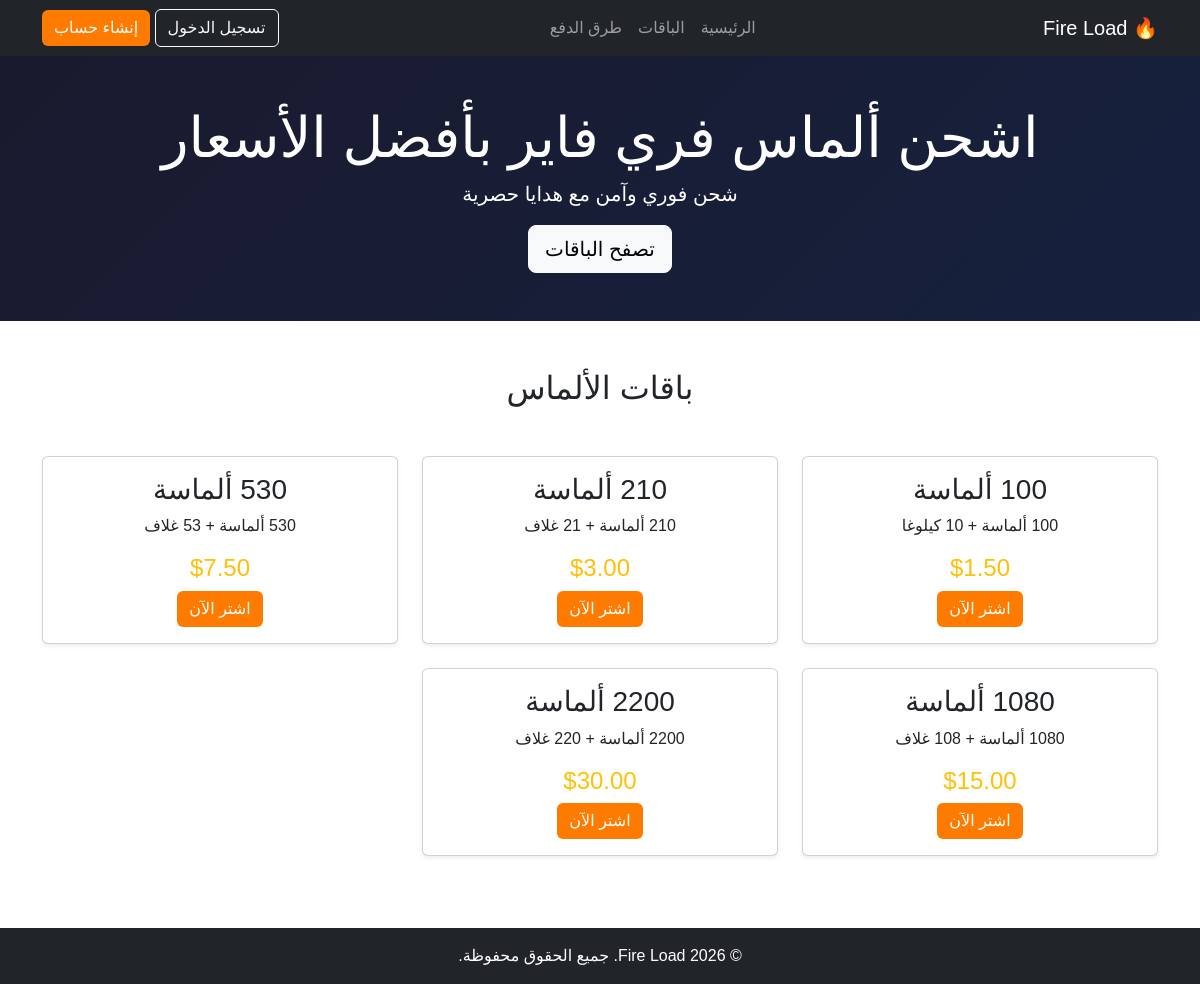
The page / on the database its author committed.
### tables this page shows
CREATE TABLE IF NOT EXISTS packages (
    id INT AUTO_INCREMENT PRIMARY KEY,
    name VARCHAR(255) NOT NULL,
    description TEXT,
    type ENUM('diamond','pass','membership') NOT NULL,
    diamonds INT DEFAULT 0,
    price DECIMAL(10,2) NOT NULL,
    cost DECIMAL(10,2),
    duration VARCHAR(20),
    image VARCHAR(255),
    sort_order INT DEFAULT 0,
    active BOOLEAN DEFAULT TRUE,
    created_at TIMESTAMP DEFAULT CURRENT_TIMESTAMP
);

### htdocs/includes/auth.php (called while the page is built, shortened)
<?php
function isLoggedIn() {
    return isset($_SESSION['user_id']);
}
?>

### htdocs/index.php (the view, shortened to what this page needs)
<?php
require_once 'includes/auth.php';
$packages = $conn->query("SELECT * FROM packages WHERE active=1 AND type='diamond' ORDER BY sort_order");
?>
<!DOCTYPE html>
<html lang="ar" dir="rtl">
<head>
    <link rel="stylesheet" href="https://cdn.jsdelivr.net/npm/bootstrap@5.3.0/dist/css/bootstrap.rtl.min.css">
    <link rel="stylesheet" href="https://cdnjs.cloudflare.com/ajax/libs/font-awesome/6.4.0/css/all.min.css">
    <link rel="stylesheet" href="assets/css/style.css">
</head>
<body>
    <nav class="navbar navbar-expand-lg navbar-dark bg-dark">
        <div class="container">
            <a class="navbar-brand" href="index.php">🔥 <?php echo SITE_NAME; ?></a>
            <div class="collapse navbar-collapse" id="navbarNav">
                <ul class="navbar-nav mx-auto">
                    <li class="nav-item"><a class="nav-link" href="index.php">الرئيسية</a></li>
                    <li class="nav-item"><a class="nav-link" href="#packages">الباقات</a></li>
                    <li class="nav-item"><a class="nav-link" href="payment-methods.php">طرق الدفع</a></li>
                </ul>
                <div>
                    <?php if (isLoggedIn()): ?>
                        <a href="dashboard.php" class="btn btn-outline-light">لوحة التحكم</a>
                    <?php else: ?>
                        <a href="login.php" class="btn btn-outline-light">تسجيل الدخول</a>
                        <a href="register.php" class="btn btn-primary">إنشاء حساب</a>
                    <?php endif; ?>
                </div>
            </div>
        </div>
    </nav>
    <section class="hero bg-primary text-white text-center py-5">
        <div class="container">
            <h1 class="display-4">اشحن ألماس فري فاير بأفضل الأسعار</h1>
            <p class="lead">شحن فوري وآمن مع هدايا حصرية</p>
            <a href="#packages" class="btn btn-light btn-lg">تصفح الباقات</a>
        </div>
    </section>
    <section id="packages" class="py-5">
        <div class="container">
            <h2 class="text-center mb-5">باقات الألماس</h2>
            <div class="row">
                <?php while ($pkg = $packages->fetch_assoc()): ?>
                <div class="col-md-4 mb-4">
                    <div class="card h-100 text-center shadow-sm">
                        <div class="card-body">
                            <h3 class="card-title"><?php echo htmlspecialchars($pkg['name']); ?></h3>
                            <p class="card-text"><?php echo htmlspecialchars($pkg['description']); ?></p>
                            <h4 class="text-warning">$<?php echo number_format($pkg['price'], 2); ?></h4>
                            <a href="<?php echo isLoggedIn() ? 'buy.php?package=' . $pkg['id'] : 'register.php'; ?>" class="btn btn-primary">اشتر الآن</a>
                        </div>
                    </div>
                </div>
                <?php endwhile; ?>
            </div>
        </div>
    </section>
    <footer class="bg-dark text-white text-center py-3">
        <div class="container">
            &copy; <?php echo date('Y'); ?> <?php echo SITE_NAME; ?>. جميع الحقوق محفوظة.
        </div>
    </footer>
</body>
</html>

### htdocs/assets/css/style.css (style rules this page uses)
body { font-family: 'Tajawal', sans-serif; }
.hero { background: linear-gradient(135deg, #1a1a2e, #16213e); color: white; padding: 80px 0; text-align: center; }
.btn-primary { background: #ff7b00; border: none; }

### rows shown on the page
packages: name "100 ألماسة", description "100 ألماسة + 10 كيلوغا", price "1.50"
packages: name "210 ألماسة", description "210 ألماسة + 21 غلاف", price "3.00"
packages: name "530 ألماسة", description "530 ألماسة + 53 غلاف", price "7.50"
packages: name "1080 ألماسة", description "1080 ألماسة + 108 غلاف", price "15.00"
packages: name "2200 ألماسة", description "2200 ألماسة + 220 غلاف", price "30.00"

### other values the page prints
SITE_NAME "Fire Load"
